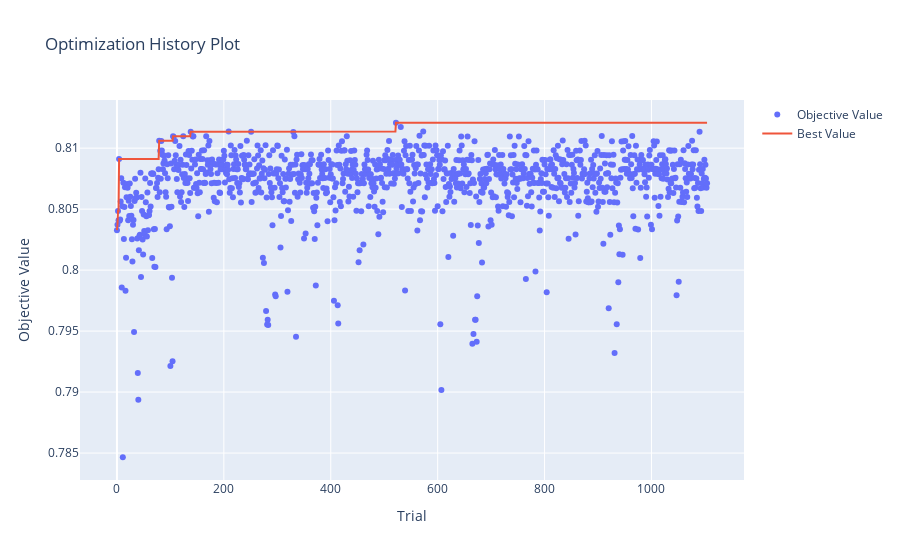

Write notebook code for a chart like this one.
### Code cell
optuna.visualization.plot_optimization_history(study)

### Figure 1 — Plotly figure (JSON) as saved in the notebook; plotly's stock layout.template omitted (floating-point values rounded to 4 significant figures; data arrays with more than 128 entries replaced by an {"elided": "..."} marker saying what was removed)
{"data": [{"mode": "markers", "name": "Objective Value", "type": "scatter", "x": {"elided": "1105 int values"}, "y": {"elided": "1105 float values"}}, {"mode": "lines", "name": "Best Value", "type": "scatter", "x": {"elided": "1105 int values"}, "y": {"elided": "1105 float values"}}, {"marker": {"color": "#cccccc"}, "mode": "markers", "name": "Infeasible Trial", "showlegend": false, "type": "scatter", "x": [], "y": []}], "layout": {"autosize": true, "title": {"text": "Optimization History Plot"}, "xaxis": {"autorange": true, "range": [-67.37, 1171.0], "title": {"text": "Trial"}, "type": "linear"}, "yaxis": {"autorange": true, "range": [0.7824, 0.8143], "title": {"text": "Objective Value"}, "type": "linear"}}}
